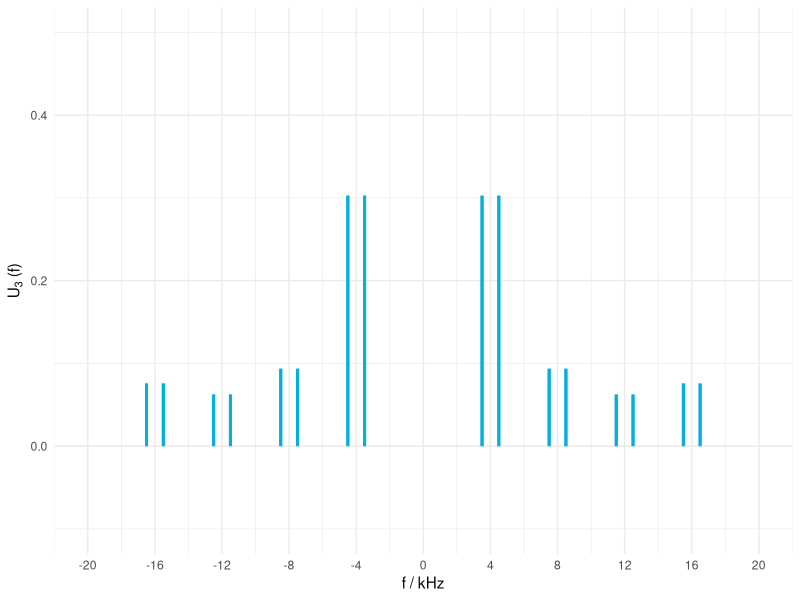

The R source for this figure:
library(ggplot2)

outputName <- "Falti_ohne_GA_träger_richtig.pdf"
pdfWidth <- 10
pdfHeight <- pdfWidth * 0.618


T   <- 250 * 10^-6
tau <- 100 * 10^-6

U2 <- 1

m <- 7

amplitudes <- function(n) {

if(n == 0) { return( U2 * tau/T ) }

U2 * tau/T * abs(sin(pi * n * tau/T) / (n * pi * tau/T))

}

line_xcoordinates <- c()
theoretical_ys <- c()
deltacounter <- 0

deltax  <- 1

for(i in 1:m) {

  deltacounter<-deltacounter+deltax
  line_xcoordinates <- c(line_xcoordinates, deltacounter)

  theoretical_ys <- c(theoretical_ys, amplitudes(i))

}

xlimits <- c(-5, 5)
xbreaks <- seq(-5, 5, 1)
xlabels <- xbreaks * 1/T / 1000
ylimits <- c(-0.1, U2/2)

xlabel <- "f / kHz"
ylabel <- bquote("U"[3]~"(f)")


hsBlue  <- "#00b1db5F"
hsBlue2 <- "#00b1db"

p <- ggplot(data.frame(x=c(0,2)), aes(x=x)) +
    theme_minimal() +
    scale_x_continuous(limits = xlimits, breaks = xbreaks, labels=xlabels) +
    scale_y_continuous(limits = ylimits) +
    stat_function( fun = amplitudes, n = 4000, linetype=2, color = hsBlue) +
    xlab(xlabel) +
    ylab(ylabel)


linewidth <- 1
cosFreq <- 500/(1/T)

for( i in 1:m ) {

    cosAmp1 <- amplitudes(i)
    cosAmp2 <- amplitudes(i)

#    p <- p + geom_segment( x = line_xcoordinates[i], y = 0, xend = line_xcoordinates[i], yend = theoretical_ys[i] , color=hsBlue,   linetype="solid", size = linewidth)
#    p <- p + geom_segment( x = -line_xcoordinates[i], y = 0, xend = -line_xcoordinates[i], yend = theoretical_ys[i] , color=hsBlue,   linetype="solid", size = linewidth)


  # cos
    p <- p + geom_segment(
                 x = line_xcoordinates[i]+cosFreq,
                 y = 0,
                 xend = line_xcoordinates[i]+cosFreq,
                 yend = cosAmp1,
                 color = hsBlue2,
                 size = linewidth
             )

    p <- p + geom_segment(
                 x = line_xcoordinates[i]-cosFreq,
                 y = 0,
                 xend = line_xcoordinates[i]-cosFreq,
                 yend = cosAmp2,
                 color = hsBlue2,
                 size = linewidth
             )

    p <- p + geom_segment(
                 x = -line_xcoordinates[i]-cosFreq,
                 y = 0,
                 xend = -line_xcoordinates[i]-cosFreq,
                 yend = cosAmp1,
                 color = hsBlue2,
                 size = linewidth
             )

    p <- p + geom_segment(
                 x = -line_xcoordinates[i]+cosFreq,
                 y = 0,
                 xend = -line_xcoordinates[i]+cosFreq,
                 yend = cosAmp2,
                 color = hsBlue2,
                 size = linewidth
             )
}

#p <- p + geom_segment( x = 0, y = 0, xend = 0, yend = amplitudes(0), color=hsBlue,   linetype="solid", size = linewidth)
##  p <- p + geom_segment(
##                  x = cosFreq,
##                  y = 0,
##                  xend = cosFreq,
##                  yend = amplitudes(cosFreq),
##                  color = hsBlue2,
##                  size = linewidth
##              )

## p <- p + geom_segment(
##              x = -cosFreq,
##              y = 0,
##              xend = -cosFreq,
##              yend = amplitudes(-cosFreq),
##              color = hsBlue2,
##              size = linewidth
## )

pdf(outputName, pdfWidth, pdfHeight)
p
